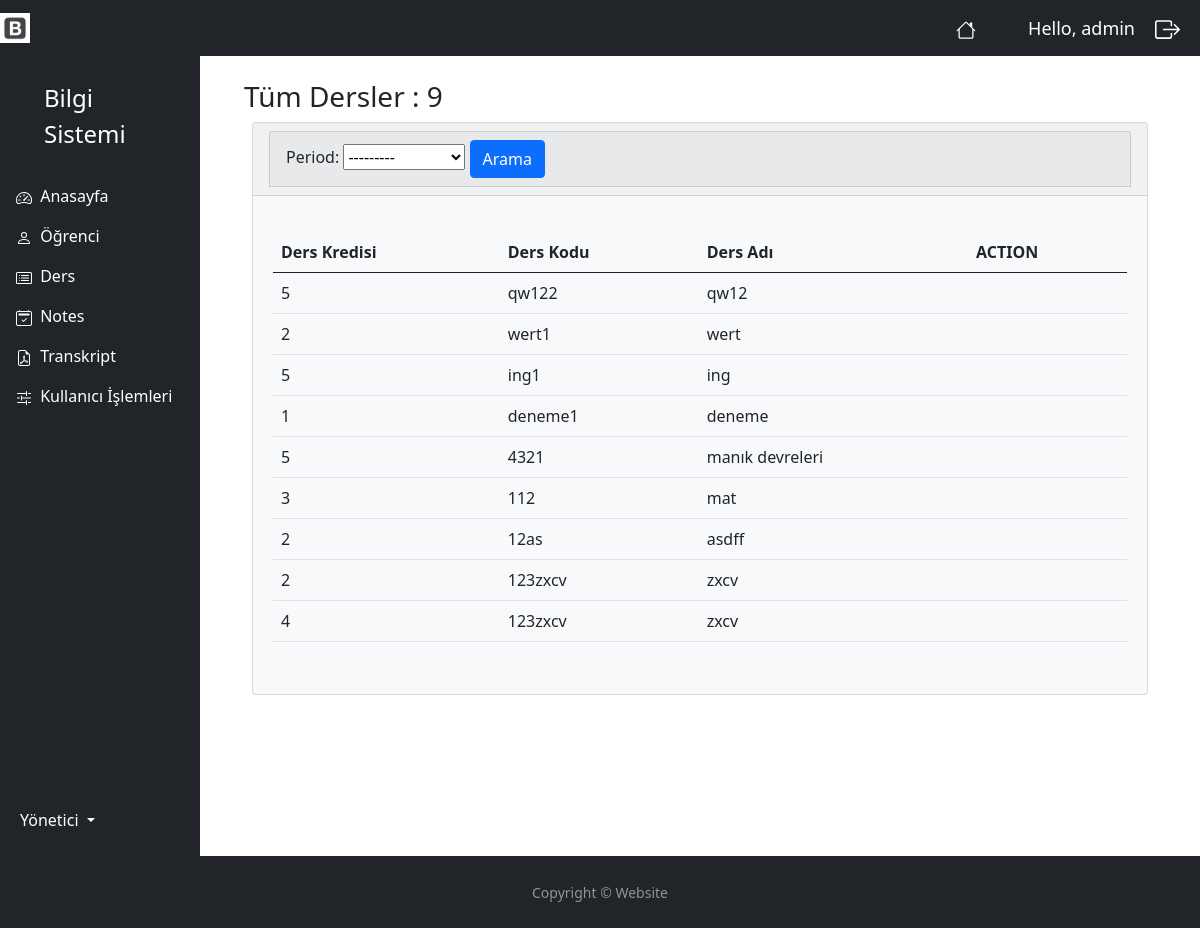
Screenshot of /notes_lesson/ (signed in) with the database file from the repository.
### myapp/models.py (models this page shows, shortened)
class Lesson(models.Model):
    lcode = models.CharField(blank=True, max_length=50)
    lname = models.CharField(blank=True, max_length=50)
    lcredit = models.IntegerField(blank=True, null=True)
    period = models.ForeignKey(Period, null=True, on_delete=models.SET_NULL)
    student = models.ManyToManyField(Student)

### myapp/decorators.py (the view)
        def wrapper_func(request, *args, **kwargs):
            group =None
            if request.user.groups.exists():
                group = request.user.groups.all()[0].name
            if group in allowed_roles:
                return view_func(request, *args, **kwargs)
            else:
                return HttpResponse('You are not authorized to view this page')

### myapp/models.py (called while the page is built)
    def __str__(self):
        return self.name

### myapp/views.py (called while the page is built)
@login_required(login_url='login')
@allowed_users(allowed_roles=['admin'])
def notesLesson(request):
    lessons = Lesson.objects.all()
    lessons_count = lessons.count()
    myFilter = LessonFilter(request.GET, queryset=lessons)
    lessons = myFilter.qs
    context = {
        'lessons':lessons,
        'lessons_count': lessons_count,
        'myFilter': myFilter,
    }
    return render(request, 'accounts/notes_lesson.html', context)

### myapp/templates/accounts/notes_lesson.html
{% extends 'accounts/main.html' %}
{% block content %}
<div class="container-fluid">
    <h3 class="m-2">Tüm Dersler : {{ lessons_count }}</h3>
    <div class="row">
        <div class="col-12">
            <div class="card bg-light ms-3 me-3 mb-3">
                <div class="card-header">
                    <div class="col">
                        <div class="card card-header">
                            <form method="get">
                                {{ myFilter.form }}
                                <button class="btn btn-primary" type="submit">Arama</button>
                            </form>
                        </div>
                    </div>
                </div>
                {% if lessons %}
                <div class="card-body m-1">
                    <p class="card-text">
                        <div class="table-responsive">
                            <table class="table table-hover">
                                <thead>
                                        <tr>
                                        <th scope="col">Ders Kredisi</th>
                                        <th scope="col">Ders Kodu</th>
                                        <th scope="col">Ders Adı</th>
                                        <th scope="col">ACTION</th>
                                      </tr>
                                </thead>
                                <tbody>
                                   {% for lesson in lessons %}
                                   <tr>
                                        <td>{{ lesson.lcredit }}</td>
                                        <td>{{ lesson.lcode }}</td>
                                        <td>{{ lesson.lname }}</td>
                                        <td>
                                        </td>
                                   </tr>
                                   {% endfor %}
                                </tbody>
                            </table>
                        </div>
                    </p>
                </div>
            </div>
                {% else %}
                    <p></p>
                    <h5 class="alert alert-primary ms-4 me-4">Ders Kaydı Yok</h5>
                {% endif %}
        </div>
    </div>
</div>
{% endblock content %}

### myapp/templates/accounts/navbar.html (shortened to what this page needs)
{% load static %}
<nav class="navbar navbar-expand-lg navbar-dark bg-dark">
  <a href="{% url 'index' %}"><img  width="30" height="30" class="d-inline-block align-top" alt=""  src="{% static 'images/icon.jpeg' %}"></a>
    <span><a href="/" class="nav-link text-white align-middle px-5">
          </a>
    </span>
    <span class="hello-msg">Hello, {{ request.user }} </span>
    <span ><a  class="hello-msg " href="{% url 'logout' %}">
        </a>
    </span>
</nav>

### static/css/main.css (style rules this page uses)
body { background-color: #ebeff5; }

### myapp/templates/accounts/navbar.html (style rules this page uses)
.hello-msg { font-size: 18px; color: #fff; margin-right: 20px; }

### myapp/templates/accounts/footer.html (style rules this page uses)
html, body { height: 100%; }

### rows the page displays
Lesson: lcredit "5", lcode "qw122", lname "qw12"
Lesson: lcredit "2", lcode "wert1", lname "wert"
Lesson: lcredit "5", lcode "ing1", lname "ing"
Lesson: lcredit "1", lcode "deneme1", lname "deneme"
Lesson: lcredit "5", lcode "4321", lname "manık devreleri"
Lesson: lcredit "3", lcode "112", lname "mat"
Lesson: lcredit "2", lcode "12as", lname "asdff"
Lesson: lcredit "2", lcode "123zxcv", lname "zxcv"
Lesson: lcredit "4", lcode "123zxcv", lname "zxcv"

### other values shown
{{ request.user }} "admin"
{{ lessons_count }} "9"
